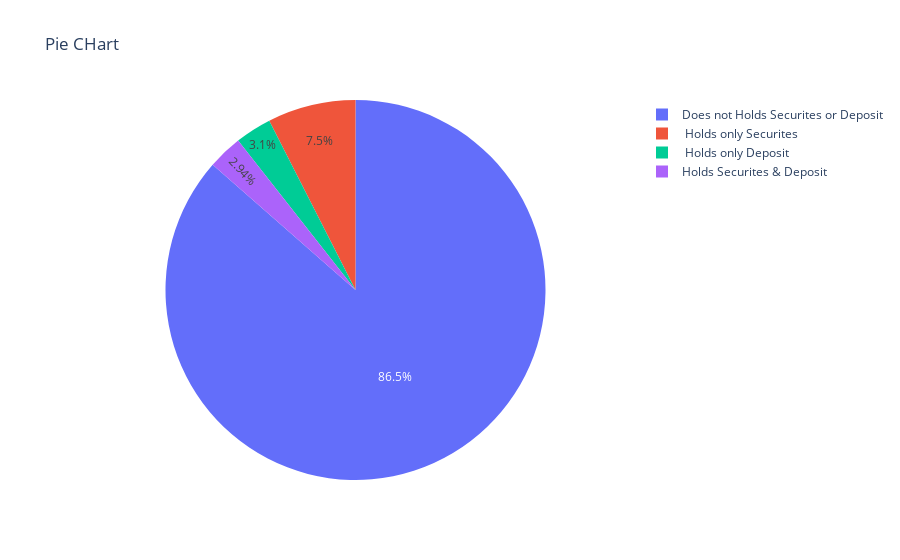

The cell this chart's notebook holds for it:
### Code cell
fig=px.pie(data,values=values, names=values.index,title='Pie CHart')
fig.show()

### Figure 1 — Plotly figure (JSON) as saved in the notebook; plotly's stock layout.template omitted (floating-point values rounded to 4 significant figures)
{"data": [{"domain": {"x": [0, 1], "y": [0, 1]}, "hovertemplate": "label=%{label}<br>value=%{value}<extra></extra>", "labels": ["Does not Holds Securites or Deposit", " Holds only Securites ", " Holds only Deposit", "Holds Securites & Deposit"], "legendgroup": "", "name": "", "showlegend": true, "type": "pie", "values": [4323, 375, 155, 147]}], "layout": {"legend": {"tracegroupgap": 0}, "title": {"text": "Pie CHart"}}}
